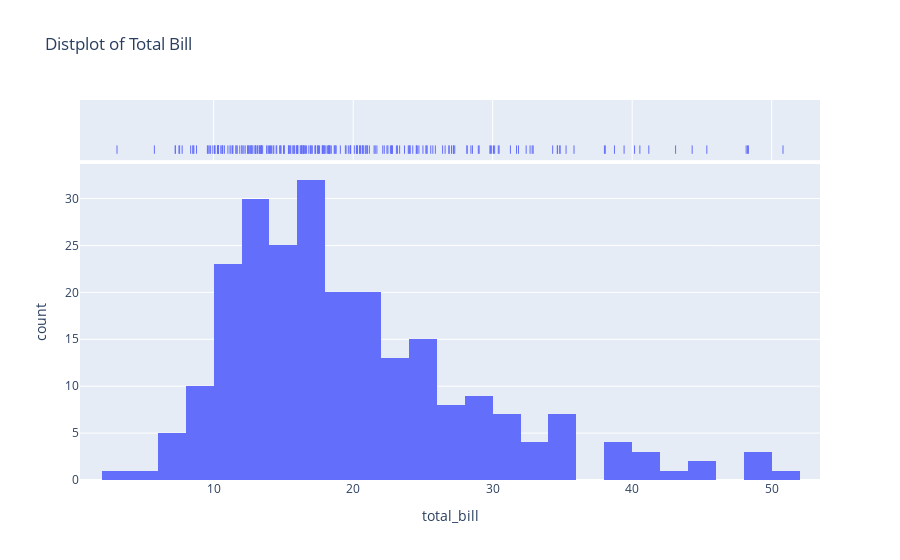

The notebook cell saved with this chart:
### Markdown cell above
A distplot (distribution plot) is a graphical representation of the distribution of a univariate dataset. It combines a histogram with a kernel density plot to provide a smooth estimate of the probability density function (PDF) of the data. Distplots are useful for visualizing the underlying distribution and can help identify patterns such as peaks, gaps, or skewness in the data.

Using Plotly Express, you can create a distplot using the px.histogram() function, which automatically incorporates the kernel density estimation (KDE) to create the smooth curve.

### Code cell
import plotly.express as px

tips = px.data.tips()

fig = px.histogram(tips, x="total_bill", nbins=30, marginal="rug", title="Distplot of Total Bill")

fig.show()

### Figure 1 — Plotly figure (JSON) as saved in the notebook; plotly's stock layout.template omitted (floating-point values rounded to 4 significant figures; data arrays with more than 128 entries replaced by an {"elided": "..."} marker saying what was removed)
{"data": [{"alignmentgroup": "True", "bingroup": "x", "hovertemplate": "total_bill=%{x}<br>count=%{y}<extra></extra>", "legendgroup": "", "marker": {"color": "#636efa", "pattern": {"shape": ""}}, "name": "", "nbinsx": 30, "offsetgroup": "", "orientation": "v", "showlegend": false, "type": "histogram", "x": {"elided": "244 float values"}, "xaxis": "x", "yaxis": "y"}, {"alignmentgroup": "True", "boxpoints": "all", "fillcolor": "rgba(255,255,255,0)", "hoveron": "points", "hovertemplate": "total_bill=%{x}<extra></extra>", "jitter": 0, "legendgroup": "", "line": {"color": "rgba(255,255,255,0)"}, "marker": {"color": "#636efa", "symbol": "line-ns-open"}, "name": "", "offsetgroup": "", "showlegend": false, "type": "box", "x": {"elided": "244 float values"}, "xaxis": "x2", "yaxis": "y2"}], "layout": {"autosize": true, "barmode": "relative", "legend": {"tracegroupgap": 0}, "title": {"text": "Distplot of Total Bill"}, "xaxis": {"anchor": "y", "autorange": true, "domain": [0, 1], "range": [0.4178, 53.46], "title": {"text": "total_bill"}, "type": "linear"}, "xaxis2": {"anchor": "y2", "autorange": true, "domain": [0, 1], "matches": "x", "range": [0.4178, 53.46], "showgrid": true, "showticklabels": false, "type": "linear"}, "yaxis": {"anchor": "x", "autorange": true, "domain": [0, 0.8316], "range": [0, 33.68], "title": {"text": "count"}}, "yaxis2": {"anchor": "x2", "autorange": true, "domain": [0.8416, 1], "matches": "y2", "range": [-0.6176, 0.5], "showgrid": false, "showline": false, "showticklabels": false, "ticks": "", "type": "category"}}}
